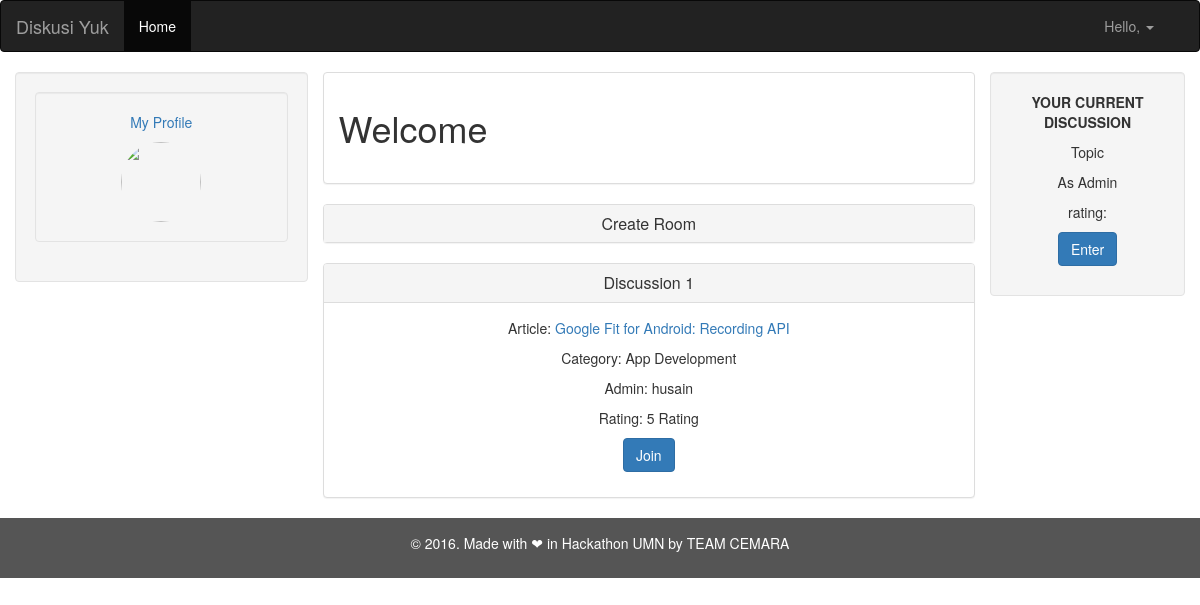
Page /user/home.php on the committed database.
### tables this page shows
CREATE TABLE `categories` (
  `id_categories` int(11) NOT NULL,
  `name_categories` varchar(40) NOT NULL
);

CREATE TABLE `discussion` (
  `id_discussion_forum` int(11) NOT NULL,
  `start_date_discussion` timestamp NULL DEFAULT NULL,
  `finish_date_discussion` timestamp NULL DEFAULT NULL,
  `name_discussion` varchar(40) NOT NULL,
  `rating_discussion` int(11) NOT NULL DEFAULT '0',
  `id_user` int(11) NOT NULL,
  `id_articles` int(11) NOT NULL
);

CREATE TABLE `articles` (
  `id_articles` int(11) NOT NULL,
  `title_articles` varchar(120) NOT NULL,
  `url_articles` text NOT NULL,
  `img_url_articles` text NOT NULL,
  `source_name_articles` varchar(80) NOT NULL,
  `source_url_articles` text NOT NULL,
  `id_categories` int(11) NOT NULL
);

CREATE TABLE `user` (
  `id_user` int(11) NOT NULL,
  `nick_name` varchar(40) NOT NULL,
  `username` varchar(40) NOT NULL,
  `user_password` varchar(40) NOT NULL,
  `user_photo` varchar(30) NOT NULL DEFAULT 'images.jpg'
);

### user/home.php (the view, shortened to what this page needs)
<?php
  $db = new PDO(DB_DSN, DB_USER, DB_PASS);
  $sql = "SELECT * FROM user WHERE username =:usr";
  $statement= $db->prepare($sql);
  $statement->execute(array(':usr'=> $_SESSION['login_user']));
  $user =  $statement->fetch();
  $user2 = $db->prepare("SELECT * FROM user u, discussion d WHERE u.username = :u AND u.id_user = d.id_user");
  $user2->bindValue(':u',$_SESSION['login_user']);
  $user2->execute();
  $user2 = $user2->fetch();
?>
<!DOCTYPE html>
<html lang="en">
<head>
  <link rel="stylesheet" href="https://maxcdn.bootstrapcdn.com/bootstrap/3.3.7/css/bootstrap.min.css">
  <link rel="stylesheet" href="./../css/option.css">
<nav class="navbar navbar-inverse">
  <div class="container-fluid">
    <div class="navbar-header">
      <a class="navbar-brand" href="#">Diskusi Yuk</a>
    </div>
    <div class="collapse navbar-collapse" id="myNavbar">
      <ul class="nav navbar-nav">
        <li class="active"><a href="home.php">Home</a></li>
      </ul>
      <nav class="collapse navbar-collapse bs-navbar-collapse navbar-right" role="navigation">
        <ul class="nav navbar-nav">
          <li class="dropdown">
            <a href="#" class="dropdown-toggle" data-toggle="dropdown">Hello, <?php echo $_SESSION['login_user']?>  <b class="caret"></b></a>
          </li>
        </ul>
      </nav>
    </div>
  </div>
</nav>
</head>
<body>
<div class="container text-center">
  <div class="row">
    <div class="col-sm-3 well">
      <div class="well">
        <p><a href="#">My Profile</a></p>
        <img src='./../img/<?php echo $user['user_photo']?>' class="img-circle" height="80" width="80" alt="<?php echo $user['user_photo']?>">
      </div>
    </div>
    <div class="col-sm-7">
      <div class="row">
        <div class="col-sm-12">
          <div class="panel panel-default text-left">
            <div class="panel-body">
              <h1>Welcome</h1>
            </div>
          </div>
        </div>
      </div>
      <?php if ($user2==null || (isset($user2) && $user2['finish_date_discussion'] != null)) {?>
        <div class="panel-group">
          <div class="panel panel-default">
            <div class="panel-heading">
              <h4 class="panel-title">
                <a data-toggle="collapse" data-parent="#accordion" href="#createroom">
                Create Room</a>
              </h4>
            </div>
                    <?php include('articles.php'); ?>
          </div>
        </div>
        <?php } ?>
      <div class="panel-group" id="accordion">
        <?php
        $i=0;
        $categories = $db->query('SELECT * FROM categories a, articles b, discussion c, user d WHERE a.id_categories = b.id_categories AND b.id_articles = c.id_articles AND c.id_user = d.id_user')->fetchALL();
        foreach ($categories as $key => $value) {
        $i++;?>
          <div class="panel panel-default">
            <div class="panel-heading">
              <h4 class="panel-title">
                <a data-toggle="collapse" data-parent="#accordion" href="#collapse<?php echo $i ?>"><?php echo $value['name_discussion']?></a>
              </h4>
            </div>
            <div id="collapse<?php echo $i ?>" class="panel-collapse collapse <?php if($i==1){echo "in";}?>">
              <div class="panel-body"><p>Article: <a href=<?php echo $value['url_articles']?>><?php echo $value['title_articles']?></a></p>
              <p>Category: <?php echo $value['name_categories']?></p>
              <p>Admin: <?php echo $value['nick_name']?></p>
              <p>Rating: <?php echo $value['rating_discussion']?> Rating<p>
              <a href="chat.php?s=<?php echo $value['id_user']?>"><button class="btn btn-primary">Join</button></a>
              </div>
            </div>
          </div>
    <?php } ?>
</div>
    </div>
      <div class="col-sm-2 well">
          <p><strong>YOUR CURRENT DISCUSSION</strong></p>
          <p>Topic<br><?php echo $user2['name_discussion'];?></p>
          <p>As Admin</p>
          <p>rating: <?php echo $user2['rating_discussion'];?></p>
          <a href="../admin/index.php" class="btn btn-primary">Enter</a>
      </div>
  </div>
</div>
<footer class="container-fluid text-center">
  <p>© 2016. Made with ❤ in Hackathon UMN by TEAM CEMARA </p>
</footer>
</body>
</html>

### user/home.php (style rules this page uses)
footer { background-color: #555; color: white; padding: 15px; }

### rows in the picture
categories: discussion.name_discussion "Discussion 1", articles.title_articles "Google Fit for Android: Recording API", name_categories "App Development", user.nick_name "husain", discussion.rating_discussion "5"
